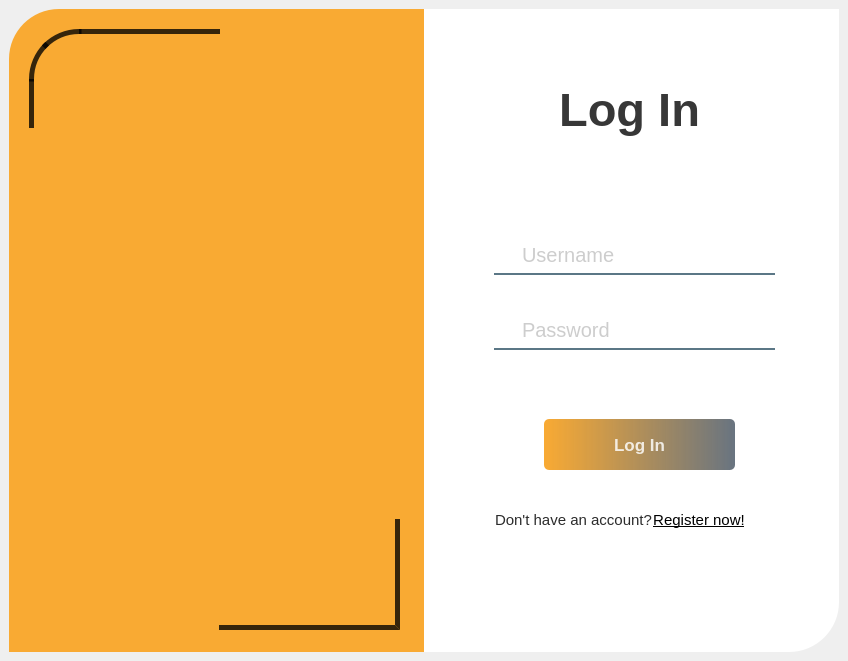
<?xml version="1.0" encoding="UTF-8"?>
<ui version="4.0">
 <class>LogInWindow</class>
 <widget class="QMainWindow" name="LogInWindow">
  <property name="geometry">
   <rect>
    <x>0</x>
    <y>0</y>
    <width>848</width>
    <height>661</height>
   </rect>
  </property>
  <property name="sizePolicy">
   <sizepolicy hsizetype="Preferred" vsizetype="Preferred">
    <horstretch>0</horstretch>
    <verstretch>0</verstretch>
   </sizepolicy>
  </property>
  <property name="cursor">
   <cursorShape>ArrowCursor</cursorShape>
  </property>
  <property name="windowTitle">
   <string>MainWindow</string>
  </property>
  <widget class="QWidget" name="main">
   <property name="sizePolicy">
    <sizepolicy hsizetype="Fixed" vsizetype="Fixed">
     <horstretch>0</horstretch>
     <verstretch>0</verstretch>
    </sizepolicy>
   </property>
   <property name="autoFillBackground">
    <bool>false</bool>
   </property>
   <layout class="QHBoxLayout" name="horizontalLayout">
    <property name="spacing">
     <number>0</number>
    </property>
    <item>
     <widget class="QWidget" name="left" native="true">
      <property name="styleSheet">
       <string notr="true">background: rgb(249,170,51);
border-top-left-radius: 50px;</string>
      </property>
      <widget class="QWidget" name="widget" native="true">
       <property name="geometry">
        <rect>
         <x>20</x>
         <y>20</y>
         <width>191</width>
         <height>131</height>
        </rect>
       </property>
       <property name="styleSheet">
        <string notr="true">border-left-color: rgba(0,0,0,200);
border: 5px solid rgba(0,0,0,200);;
border-bottom: none;
border-right: none;</string>
       </property>
      </widget>
      <widget class="QWidget" name="widget_2" native="true">
       <property name="geometry">
        <rect>
         <x>210</x>
         <y>490</y>
         <width>181</width>
         <height>131</height>
        </rect>
       </property>
       <property name="styleSheet">
        <string notr="true">border-left-color: rgba(0,0,0,200);
border: 5px solid rgba(0,0,0,200);;
border-top: none;
border-left: none;</string>
       </property>
      </widget>
      <widget class="QLabel" name="label">
       <property name="geometry">
        <rect>
         <x>-30</x>
         <y>119</y>
         <width>461</width>
         <height>391</height>
        </rect>
       </property>
       <property name="styleSheet">
        <string notr="true">border-radius: 20px;</string>
       </property>
       <property name="text">
        <string/>
       </property>
       <property name="pixmap">
        <pixmap resource="icons.qrc">:/Icons100/Icons100/vecteezy_mobile-device-security-with-password_-removebg (1).png</pixmap>
       </property>
       <property name="scaledContents">
        <bool>true</bool>
       </property>
      </widget>
     </widget>
    </item>
    <item>
     <widget class="QWidget" name="right" native="true">
      <property name="styleSheet">
       <string notr="true">background-color: rgba(255,255,255,255);
border-bottom-right-radius: 50px;</string>
      </property>
      <widget class="QLabel" name="LogInLabel">
       <property name="geometry">
        <rect>
         <x>130</x>
         <y>70</y>
         <width>151</width>
         <height>61</height>
        </rect>
       </property>
       <property name="sizePolicy">
        <sizepolicy hsizetype="Preferred" vsizetype="Preferred">
         <horstretch>0</horstretch>
         <verstretch>0</verstretch>
        </sizepolicy>
       </property>
       <property name="font">
        <font>
         <pointsize>35</pointsize>
         <bold>true</bold>
        </font>
       </property>
       <property name="styleSheet">
        <string notr="true">color: rgba(0,0,0,200);</string>
       </property>
       <property name="text">
        <string>Log In</string>
       </property>
       <property name="alignment">
        <set>Qt::AlignmentFlag::AlignCenter</set>
       </property>
      </widget>
      <widget class="QPushButton" name="LogInButton">
       <property name="geometry">
        <rect>
         <x>120</x>
         <y>410</y>
         <width>191</width>
         <height>51</height>
        </rect>
       </property>
       <property name="sizePolicy">
        <sizepolicy hsizetype="Preferred" vsizetype="Preferred">
         <horstretch>0</horstretch>
         <verstretch>0</verstretch>
        </sizepolicy>
       </property>
       <property name="font">
        <font>
         <pointsize>13</pointsize>
         <bold>true</bold>
        </font>
       </property>
       <property name="mouseTracking">
        <bool>true</bool>
       </property>
       <property name="focusPolicy">
        <enum>Qt::FocusPolicy::NoFocus</enum>
       </property>
       <property name="styleSheet">
        <string notr="true">QPushButton{
	background-color: qlineargradient(spread:pad, x1:0, y1:0, x2:1, y2:0, stop:0 rgb(249,170,51), stop:1 rgba(85, 98, 112, 226));
	color: rgba(255, 255, 255, 210);
	border-radius: 5px;
}

QPushButton:hover {
background-color: qlineargradient(spread:pad, x1:0, y1:0, x2:1, y2:0, stop:0 rgba(150, 123, 111, 219), stop:1 rgba(85, 81, 84, 226));
}

QPushButton:pressed{
	padding-left: 5px;
	padding-top: 5px;
	background-color: rgba(150, 123, 111, 255);
}</string>
       </property>
       <property name="text">
        <string>Log In</string>
       </property>
      </widget>
      <widget class="QLabel" name="StatusLogIn">
       <property name="geometry">
        <rect>
         <x>70</x>
         <y>180</y>
         <width>281</width>
         <height>31</height>
        </rect>
       </property>
       <property name="font">
        <font>
         <pointsize>13</pointsize>
        </font>
       </property>
       <property name="styleSheet">
        <string notr="true">color:  rgb(249,170,51);
background-color: rgb(255, 255, 255);</string>
       </property>
       <property name="text">
        <string/>
       </property>
      </widget>
      <widget class="QWidget" name="layoutWidget">
       <property name="geometry">
        <rect>
         <x>71</x>
         <y>500</y>
         <width>251</width>
         <height>22</height>
        </rect>
       </property>
       <layout class="QHBoxLayout" name="RegisterSection">
        <property name="spacing">
         <number>0</number>
        </property>
        <item>
         <widget class="QLabel" name="RegisterQuestion">
          <property name="font">
           <font>
            <pointsize>11</pointsize>
           </font>
          </property>
          <property name="styleSheet">
           <string notr="true">color: rgb(44, 44, 44);
background-color: rgb(255, 255, 255);</string>
          </property>
          <property name="text">
           <string>Don't have an account?</string>
          </property>
         </widget>
        </item>
        <item>
         <widget class="QPushButton" name="RegisterButton">
          <property name="font">
           <font>
            <pointsize>11</pointsize>
            <bold>false</bold>
            <underline>true</underline>
           </font>
          </property>
          <property name="cursor">
           <cursorShape>PointingHandCursor</cursorShape>
          </property>
          <property name="styleSheet">
           <string notr="true">color: rgb(0, 0, 0);
background-color: rgb(255, 255, 255);</string>
          </property>
          <property name="text">
           <string>Register now!</string>
          </property>
         </widget>
        </item>
       </layout>
      </widget>
      <widget class="QWidget" name="UserWidget" native="true">
       <property name="geometry">
        <rect>
         <x>70</x>
         <y>225</y>
         <width>281</width>
         <height>41</height>
        </rect>
       </property>
       <property name="styleSheet">
        <string notr="true">
border-bottom: 2px solid  rgba(46, 82, 101, 200);
</string>
       </property>
       <layout class="QHBoxLayout" name="horizontalLayout_3" stretch="1,10">
        <property name="spacing">
         <number>0</number>
        </property>
        <property name="leftMargin">
         <number>0</number>
        </property>
        <property name="topMargin">
         <number>0</number>
        </property>
        <property name="rightMargin">
         <number>0</number>
        </property>
        <property name="bottomMargin">
         <number>0</number>
        </property>
        <item>
         <widget class="QLabel" name="UserIcon">
          <property name="minimumSize">
           <size>
            <width>10</width>
            <height>10</height>
           </size>
          </property>
          <property name="maximumSize">
           <size>
            <width>30</width>
            <height>30</height>
           </size>
          </property>
          <property name="styleSheet">
           <string notr="true">border: none;</string>
          </property>
          <property name="text">
           <string/>
          </property>
          <property name="pixmap">
           <pixmap resource="icons.qrc">:/Icons/icons/user.svg</pixmap>
          </property>
          <property name="scaledContents">
           <bool>false</bool>
          </property>
         </widget>
        </item>
        <item>
         <widget class="QLineEdit" name="Username">
          <property name="sizePolicy">
           <sizepolicy hsizetype="Preferred" vsizetype="Preferred">
            <horstretch>0</horstretch>
            <verstretch>0</verstretch>
           </sizepolicy>
          </property>
          <property name="font">
           <font>
            <pointsize>15</pointsize>
           </font>
          </property>
          <property name="styleSheet">
           <string notr="true">background-color: rgba(0,0,0,0);
border: none;
color: rgba(0,0,0,100);
</string>
          </property>
          <property name="echoMode">
           <enum>QLineEdit::EchoMode::Normal</enum>
          </property>
          <property name="placeholderText">
           <string>Username</string>
          </property>
         </widget>
        </item>
       </layout>
       <zorder>Username</zorder>
       <zorder>UserIcon</zorder>
      </widget>
      <widget class="QWidget" name="PassWidget" native="true">
       <property name="geometry">
        <rect>
         <x>70</x>
         <y>300</y>
         <width>281</width>
         <height>41</height>
        </rect>
       </property>
       <property name="styleSheet">
        <string notr="true">
border-bottom: 2px solid  rgba(46, 82, 101, 200);
</string>
       </property>
       <layout class="QHBoxLayout" name="horizontalLayout_4" stretch="1,10">
        <property name="spacing">
         <number>0</number>
        </property>
        <property name="leftMargin">
         <number>0</number>
        </property>
        <property name="topMargin">
         <number>0</number>
        </property>
        <property name="rightMargin">
         <number>0</number>
        </property>
        <property name="bottomMargin">
         <number>0</number>
        </property>
        <item>
         <widget class="QLabel" name="PassIcon">
          <property name="minimumSize">
           <size>
            <width>10</width>
            <height>10</height>
           </size>
          </property>
          <property name="maximumSize">
           <size>
            <width>30</width>
            <height>30</height>
           </size>
          </property>
          <property name="styleSheet">
           <string notr="true">border: none;</string>
          </property>
          <property name="text">
           <string/>
          </property>
          <property name="pixmap">
           <pixmap resource="icons.qrc">:/Icons/icons/lock.svg</pixmap>
          </property>
          <property name="scaledContents">
           <bool>false</bool>
          </property>
         </widget>
        </item>
        <item>
         <widget class="QLineEdit" name="Password">
          <property name="sizePolicy">
           <sizepolicy hsizetype="Preferred" vsizetype="Preferred">
            <horstretch>0</horstretch>
            <verstretch>0</verstretch>
           </sizepolicy>
          </property>
          <property name="font">
           <font>
            <pointsize>15</pointsize>
           </font>
          </property>
          <property name="styleSheet">
           <string notr="true">background-color: rgba(0,0,0,0);
border: none;
color: rgba(0,0,0,100);
</string>
          </property>
          <property name="echoMode">
           <enum>QLineEdit::EchoMode::Password</enum>
          </property>
          <property name="placeholderText">
           <string>Password</string>
          </property>
         </widget>
        </item>
       </layout>
      </widget>
      <widget class="QPushButton" name="CloseButton">
       <property name="geometry">
        <rect>
         <x>380</x>
         <y>10</y>
         <width>30</width>
         <height>30</height>
        </rect>
       </property>
       <property name="minimumSize">
        <size>
         <width>30</width>
         <height>30</height>
        </size>
       </property>
       <property name="maximumSize">
        <size>
         <width>30</width>
         <height>30</height>
        </size>
       </property>
       <property name="styleSheet">
        <string notr="true">QPushButton{
	border-radius: 12px;
	padding: 3px;
}

QPushButton:hover {
	background-color: qlineargradient(spread:pad, x1:0, y1:0, x2:1, y2:0, stop:0 rgba(150, 123, 111, 219), stop:1 rgba(85, 81, 84, 226));
	background-color: rgba(249,170,51, 0.7);
}

QPushButton:pressed{
	padding-left: 5px;
	padding-top: 5px;
}</string>
       </property>
       <property name="text">
        <string/>
       </property>
       <property name="icon">
        <iconset resource="icons.qrc">
         <normaloff>:/Icons100/Icons100/x.svg</normaloff>:/Icons100/Icons100/x.svg</iconset>
       </property>
       <property name="iconSize">
        <size>
         <width>25</width>
         <height>25</height>
        </size>
       </property>
      </widget>
     </widget>
    </item>
   </layout>
  </widget>
 </widget>
 <tabstops>
  <tabstop>RegisterButton</tabstop>
 </tabstops>
 <resources>
  <include location="icons.qrc"/>
 </resources>
 <connections/>
</ui>
